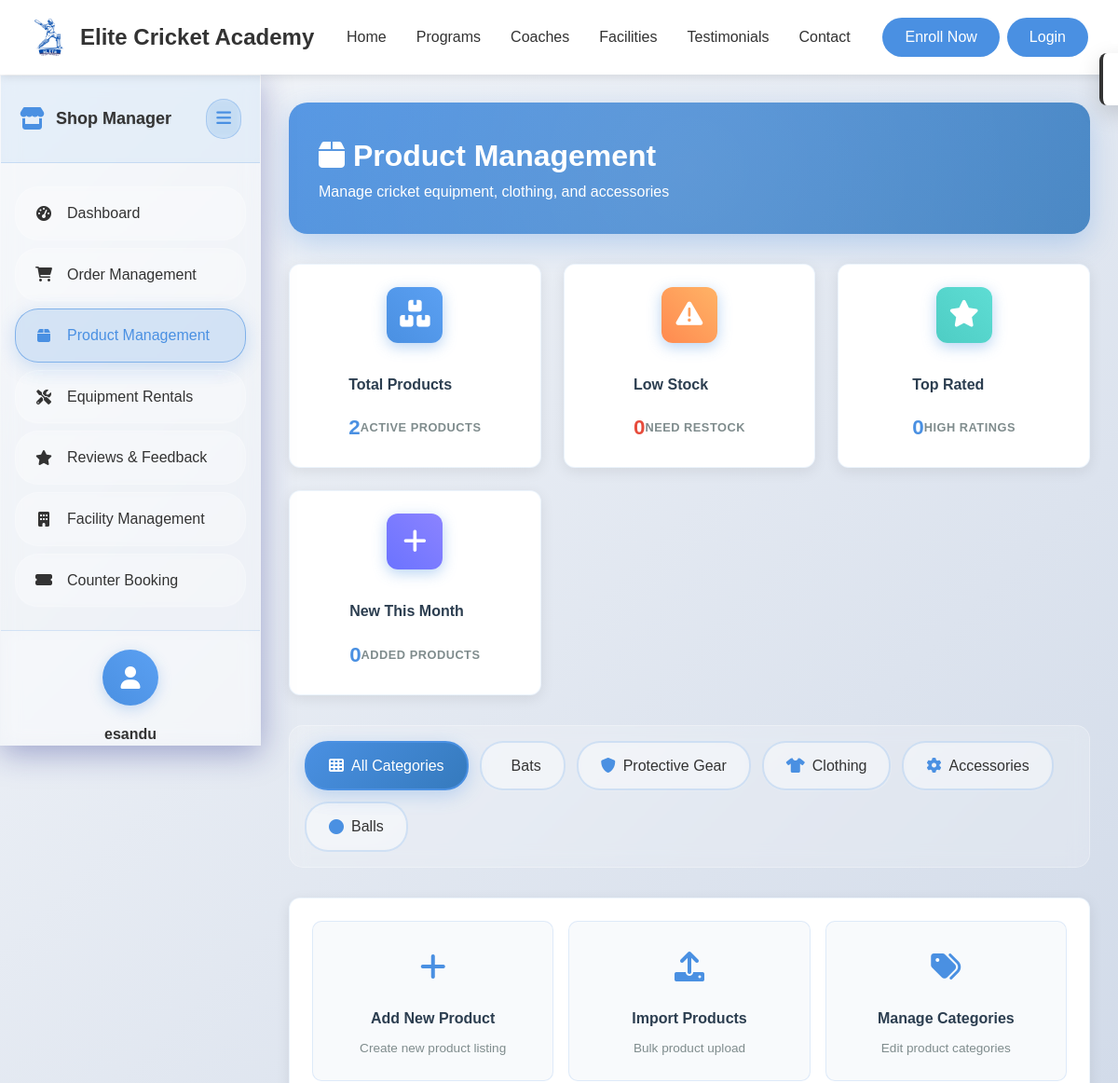
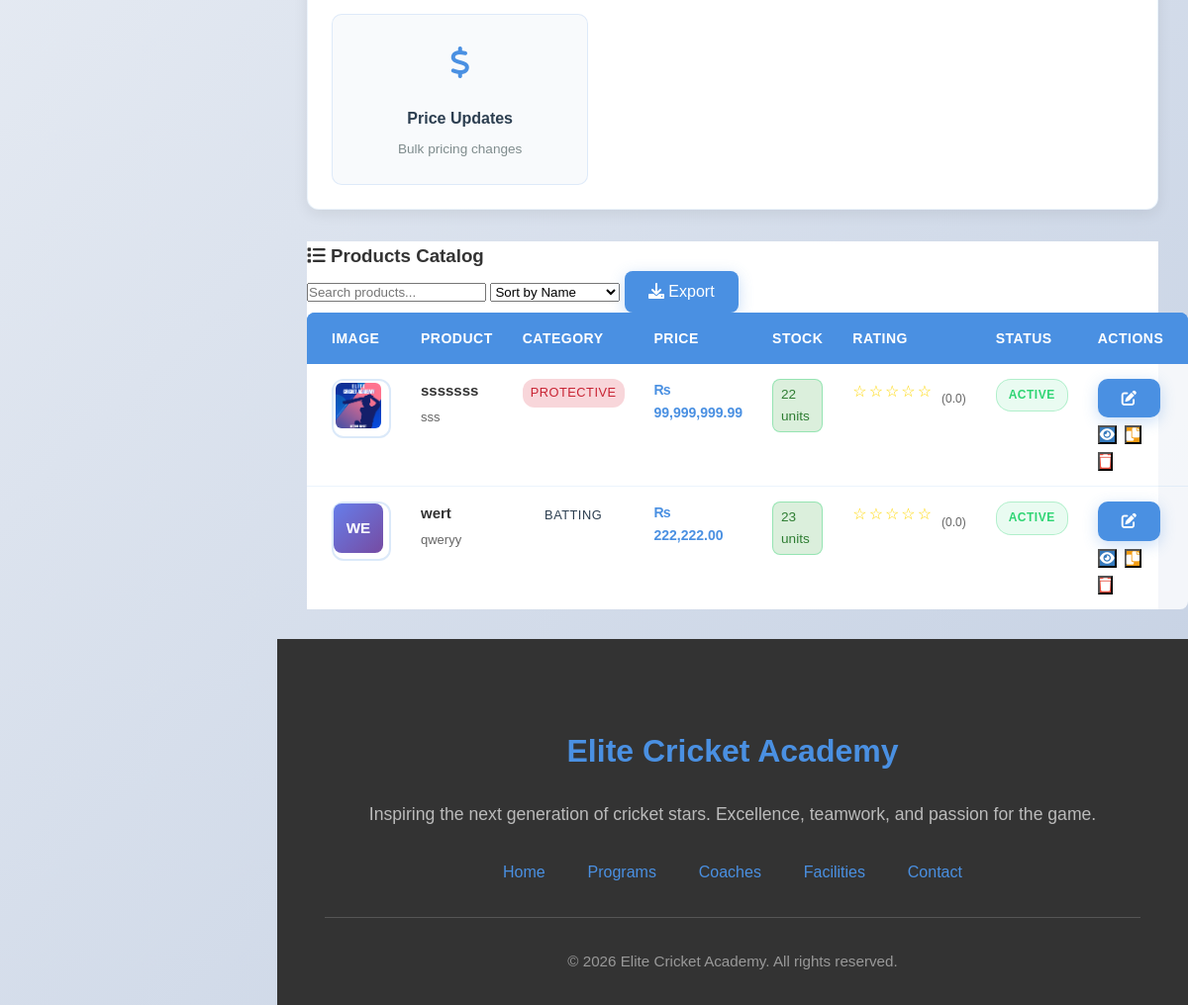
The page /shop/products (signed in) on the database its author committed (2 pictures, top to bottom).
### tables this page shows
CREATE TABLE `product` (
  `ProductID` int(11) NOT NULL,
  `Name` varchar(255) NOT NULL,
  `Description` text DEFAULT NULL,
  `Category` enum('Batting','Bowling','Protective','Training','Merchandise','Accessories','Other') DEFAULT NULL,
  `Brand` varchar(100) DEFAULT NULL,
  `Price` decimal(10,2) NOT NULL,
  `StockQuantity` int(11) DEFAULT 0,
  `Status` enum('active','discontinued','out_of_stock') DEFAULT 'active',
  `SKU` varchar(100) DEFAULT NULL COMMENT 'Stock Keeping Unit',
  `Weight` decimal(8,3) DEFAULT NULL COMMENT 'Product weight in kg',
  `Dimensions` varchar(100) DEFAULT NULL COMMENT 'Length x Width x Height',
  `AddedDate` datetime DEFAULT current_timestamp(),
  `UpdatedBy` int(11) DEFAULT NULL COMMENT 'Shop employee who last updated',
  `ProductImage` varchar(255) DEFAULT NULL COMMENT 'Relative path to product image (e.g., uploads/shop_product/product_1_123456789.jpg)'
);

### app/views/shop/products.php (the view, shortened to what the rows shown need)
<?php require_once APPROOT . '/views/inc/components/header.php'; ?>
<link rel="stylesheet" href="<?php echo URLROOT; ?>/css/admin/admin-dashboard.css">
<link rel="stylesheet" href="<?php echo URLROOT; ?>/css/shop/shop-products.css">
<div class="admin-layout">
    <main class="main-content" id="mainContent">
        <div class="dashboard-header">
            <h1><i class="fas fa-box"></i> Product Management</h1>
        </div>
        <div class="data-table">
            <div class="table-content">
                <table id="productsTable" class="dashboard-table">
                    <thead>
                        <tr>
                            <th>Image</th>
                            <th>Product</th>
                            <th>Category</th>
                            <th>Price</th>
                            <th>Stock</th>
                            <th>Rating</th>
                            <th>Status</th>
                            <th>Actions</th>
                        </tr>
                    </thead>
                    <tbody>
                        <?php if(isset($data['products']) && !empty($data['products'])): ?>
                            <?php foreach($data['products'] as $product): ?>
                                <?php
                                $stockClass = 'stock-high';
                                $rating = round($product->avg_rating);
                                $stars = str_repeat('★', $rating) . str_repeat('☆', 5 - $rating);
                                ?>
                                <tr>
                                    <td>
                                        <div class="product-image">
                                            <?php if($product->ProductImage): ?>
                                                <img src="<?php echo URLROOT; ?>/<?php echo $product->ProductImage; ?>" alt="<?php echo htmlspecialchars($product->Name); ?>" style="width: 50px; height: 50px; object-fit: cover; border-radius: 8px;">
                                            <?php else: ?>
                                                <div style="width: 50px; height: 50px; background: linear-gradient(135deg, #667eea, #764ba2); border-radius: 8px; display: flex; align-items: center; justify-content: center; color: white; font-weight: 600;">
                                                    <?php echo strtoupper(substr($product->Name, 0, 2)); ?>
                                                </div>
                                            <?php endif; ?>
                                        </div>
                                    </td>
                                    <td>
                                        <div class="table-cell-title"><?php echo htmlspecialchars($product->Name); ?></div>
                                        <div class="table-cell-details"><?php echo htmlspecialchars(substr($product->Description ?? 'No description', 0, 40)); ?><?php echo strlen($product->Description ?? '') > 40 ? '...' : ''; ?></div>
                                    </td>
                                    <td style="text-align: center;">
                                        <span class="category-badge category-<?php echo strtolower($product->Category); ?>"><?php echo $product->Category; ?></span>
                                    </td>
                                    <td>
                                        <div class="table-cell-primary">₨ <?php echo number_format($product->Price, 2); ?></div>
                                    </td>
                                    <td>
                                        <span class="stock-level <?php echo $stockClass; ?>"><?php echo $product->StockQuantity; ?> units</span>
                                    </td>
                                    <td>
                                        <div class="rating">
                                            <span class="stars"><?php echo $stars; ?></span>
                                            <small>(<?php echo number_format($product->avg_rating, 1); ?>)</small>
                                        </div>
                                    </td>
                                    <td style="text-align: center;">
                                        <span class="table-badge status-<?php echo strtolower($product->Status); ?>"><?php echo ucfirst($product->Status); ?></span>
                                    </td>
                                    <td>
                                        <div class="action-buttons">
                                            <button class="btn-small btn-primary" onclick="editProduct(<?php echo $product->ProductID; ?>)">
                                                <i class="fas fa-edit"></i>
                                            </button>
                                            <button class="btn-small btn-secondary" onclick="viewProduct(<?php echo $product->ProductID; ?>)">
                                                <i class="fas fa-eye"></i>
                                            </button>
                                            <button class="btn-small btn-warning" onclick="duplicateProduct(<?php echo $product->ProductID; ?>)">
                                                <i class="fas fa-copy"></i>
                                            </button>
                                            <button class="btn-small btn-danger" onclick="deleteProduct(<?php echo $product->ProductID; ?>)">
                                                <i class="fas fa-trash"></i>
                                            </button>
                                        </div>
                                    </td>
                                </tr>
                            <?php endforeach; ?>
                        <?php endif; ?>
                    </tbody>
                </table>
            </div>
        </div>
    </main>
</div>
<?php require_once APPROOT . '/views/inc/components/footer.php'; ?>

### rows shown on the page
product: ProductImage (picture), Name "sssssss", Description "sss", Category "PROTECTIVE", Price "99,999,999.99", StockQuantity "22", stars "☆☆☆☆☆", avg_rating "0.0", Status "ACTIVE"
product: Name "WE", Name "wert", Description "qweryy", Category "BATTING", Price "222,222.00", StockQuantity "23", stars "☆☆☆☆☆", avg_rating "0.0", Status "ACTIVE"

### other values the page prints
$data['user_name'] "esandu"
$data['stats']['total_products'] "2"
$data['stats']['low_stock'] "0"
$data['stats']['top_rated'] "0"
$data['stats']['new_this_month'] "0"
